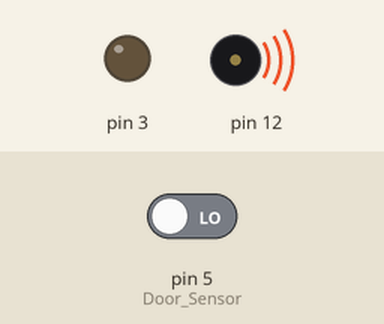
Bench run of a sketch on a simulated Arduino Uno, built with avr-gcc and run on an emulated ATmega328P. Shown: output pins drawn as LEDs (lit = HIGH), buzzer (waves = sounding). Inputs (shaded band) come from the test bench; at power-on: pin 5 (Door_Sensor) LOW. What the sketch prints to the serial monitor is not drawn.

Above: at 0.6 s.
At 5.8 s:
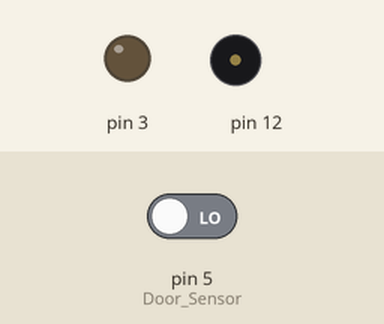
Timing chart, 0 to 7.3 s (numbered marks = the images above):
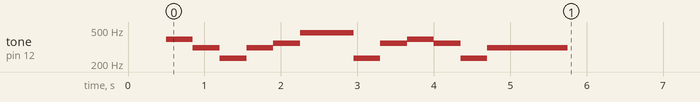

The sketch:

DoorChime.ino
```cpp
#define TEMPO 350
#define Door_Sensor 5
byte Play_Status = 0;                //1=Standby, 0=Ready
  byte Aiterukana;                   //ドアの開閉状況を保存

void setup() {
  // put your setup code here, to run once:

  pinMode(Door_Sensor, INPUT);       //5番ピンのDoor＿Sensorをインプットに設定
  pinMode(3, OUTPUT);                //3番ピンを音声出力に設定
  Serial.begin(9600);                //デバッグしましょうね^～
  delay(500);
  Play();
}

void loop() {
  // put your main code here, to run repeatedly:
  DoorCheck();                       //ドアの状況を調べる
  if (Aiterukana = 0){               //ドア空いてるんすよ
    if (Play_Status == 0){           //Play_StatusがReadyだった場合の処理
      Play();                        //いらっしゃーせー
    }else{                           //Play_StatusがStandbyだったらどうするんよ
      delay(1);                      //なにもしない()
    }
  }else{                             //ドア閉まってるんすよ
    Play_Status = 0;                 //いつでもならせるようにしとこ
  }
  Serial.print("Play_Status:");
  Serial.println(Play_Status);
  Serial.print("Aiterukana:");
  Serial.println("Aiterukana");
  Serial.println("//-----------------");

}

void DoorCheck(){                    //0=open, 1=close
  byte Door_Status = digitalRead(Door_Sensor);
  if (Door_Status = 0){
    int Aiterukana = 0;              //空いてるらしいんで0ですねぇ
  }else{
    int Aiterukana = 1;              //閉まってるっぽいので1だわ
  }
}

void Play() {                        //いらっしゃいませぇ～
  tone(12, 392, TEMPO);
  delay(TEMPO);
  tone(12, 311, TEMPO);
  delay(TEMPO);
  tone(12, 233, TEMPO);
  delay(TEMPO);
  tone(12, 311, TEMPO);
  delay(TEMPO);
  tone(12, 349, TEMPO);
  delay(TEMPO);
  tone(12, 466, 2*TEMPO);
  delay(2*TEMPO);
  tone(12, 233, TEMPO);
  delay(TEMPO);
  tone(12, 349, TEMPO);
  delay(TEMPO);
  tone(12, 392, TEMPO);
  delay(TEMPO);
  tone(12, 349, TEMPO);
  delay(TEMPO);
  tone(12, 233, TEMPO);
  delay(TEMPO);
  tone(12, 311, 3*TEMPO);
  Play_Status = 1;               //ちょっと鳴るの辞めてもらおうか
}
```

Measured:
- by itself, tone on pin 12: plays 392 Hz for 0.35 s, 311 Hz for 0.35 s, 233 Hz for 0.35 s, 311 Hz for 0.35 s, 349 Hz for 0.35 s, 466 Hz for 0.70 s … (12 notes in this stretch)
